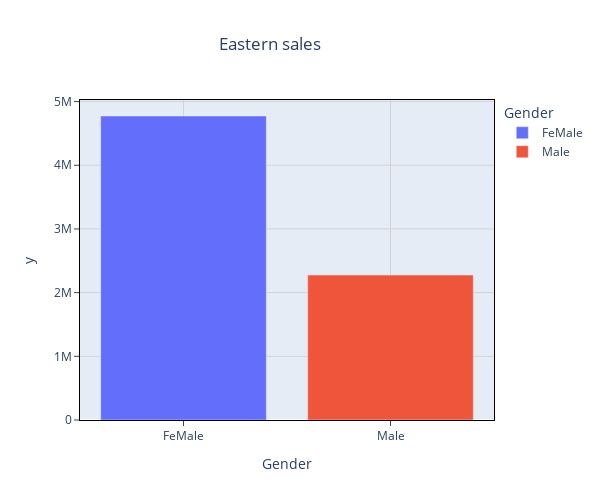

Notebook code for this chart:
### Code cell
v=east.groupby("Gender").Amount.sum() # we can see that males are respomsible for low saindexles in this region
fig=px.bar(v,x=v.index,y=v.values,title="Eastern sales",color=v.index)
fig.update_layout(title_x=0.45,height=500,width=600)
fig.update_xaxes(
    mirror=True,
    ticks='outside',
    showline=True,
    linecolor='black',
    gridcolor='lightgrey'
)
fig.update_yaxes(
    mirror=True,
    ticks='outside',
    showline=True,
    linecolor='black',
    gridcolor='lightgrey'
)
fig.show()

### Figure 1 — Plotly figure (JSON) as saved in the notebook; plotly's stock layout.template omitted (floating-point values rounded to 4 significant figures)
{"data": [{"alignmentgroup": "True", "hovertemplate": "Gender=%{x}<br>y=%{y}<extra></extra>", "legendgroup": "FeMale", "marker": {"color": "#636efa", "pattern": {"shape": ""}}, "name": "FeMale", "offsetgroup": "FeMale", "orientation": "v", "showlegend": true, "textposition": "auto", "type": "bar", "x": ["FeMale"], "xaxis": "x", "y": [4773556], "yaxis": "y"}, {"alignmentgroup": "True", "hovertemplate": "Gender=%{x}<br>y=%{y}<extra></extra>", "legendgroup": "Male", "marker": {"color": "#EF553B", "pattern": {"shape": ""}}, "name": "Male", "offsetgroup": "Male", "orientation": "v", "showlegend": true, "textposition": "auto", "type": "bar", "x": ["Male"], "xaxis": "x", "y": [2275657], "yaxis": "y"}], "layout": {"barmode": "relative", "height": 500, "legend": {"title": {"text": "Gender"}, "tracegroupgap": 0}, "title": {"text": "Eastern sales", "x": 0.45}, "width": 600, "xaxis": {"anchor": "y", "autorange": true, "categoryarray": ["FeMale", "Male"], "categoryorder": "array", "domain": [0, 1], "gridcolor": "lightgrey", "linecolor": "black", "mirror": true, "range": [-0.5, 1.5], "showline": true, "ticks": "outside", "title": {"text": "Gender"}, "type": "category"}, "yaxis": {"anchor": "x", "autorange": true, "domain": [0, 1], "gridcolor": "lightgrey", "linecolor": "black", "mirror": true, "range": [0, 5025000.0], "showline": true, "ticks": "outside", "title": {"text": "y"}, "type": "linear"}}}
